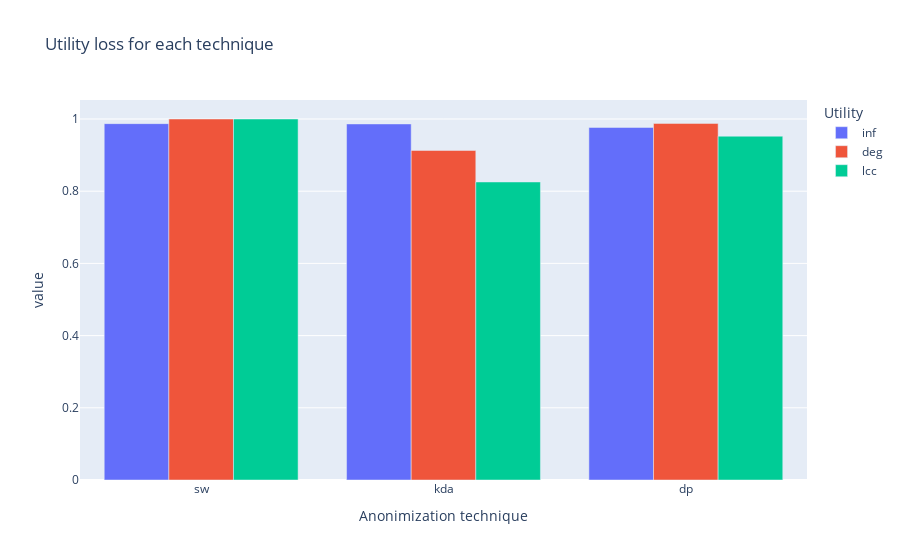

Notebook source saved alongside this figure:
### Code cell
# Change the default stacking
fig = px.bar(df_util, x="anon", y="value",
    color='util', 
    barmode='group',
    labels={
        "util": "Utility",
        "anon": "Anonimization technique",
    },
    title="Utility loss for each technique")
fig.show()

### Figure 1 — Plotly figure (JSON) as saved in the notebook; plotly's stock layout.template omitted (floating-point values rounded to 4 significant figures)
{"data": [{"alignmentgroup": "True", "hovertemplate": "Utility=inf<br>Anonimization technique=%{x}<br>value=%{y}<extra></extra>", "legendgroup": "inf", "marker": {"color": "#636efa"}, "name": "inf", "offsetgroup": "inf", "orientation": "v", "showlegend": true, "textposition": "auto", "type": "bar", "x": ["sw", "kda", "dp"], "xaxis": "x", "y": [0.9872, 0.9864, 0.9766], "yaxis": "y"}, {"alignmentgroup": "True", "hovertemplate": "Utility=deg<br>Anonimization technique=%{x}<br>value=%{y}<extra></extra>", "legendgroup": "deg", "marker": {"color": "#EF553B"}, "name": "deg", "offsetgroup": "deg", "orientation": "v", "showlegend": true, "textposition": "auto", "type": "bar", "x": ["sw", "kda", "dp"], "xaxis": "x", "y": [1, 0.9129, 0.9878], "yaxis": "y"}, {"alignmentgroup": "True", "hovertemplate": "Utility=lcc<br>Anonimization technique=%{x}<br>value=%{y}<extra></extra>", "legendgroup": "lcc", "marker": {"color": "#00cc96"}, "name": "lcc", "offsetgroup": "lcc", "orientation": "v", "showlegend": true, "textposition": "auto", "type": "bar", "x": ["sw", "kda", "dp"], "xaxis": "x", "y": [1.0, 0.8255, 0.9523], "yaxis": "y"}], "layout": {"barmode": "group", "legend": {"title": {"text": "Utility"}, "tracegroupgap": 0}, "title": {"text": "Utility loss for each technique"}, "xaxis": {"anchor": "y", "domain": [0, 1], "title": {"text": "Anonimization technique"}}, "yaxis": {"anchor": "x", "domain": [0, 1], "title": {"text": "value"}}}}
